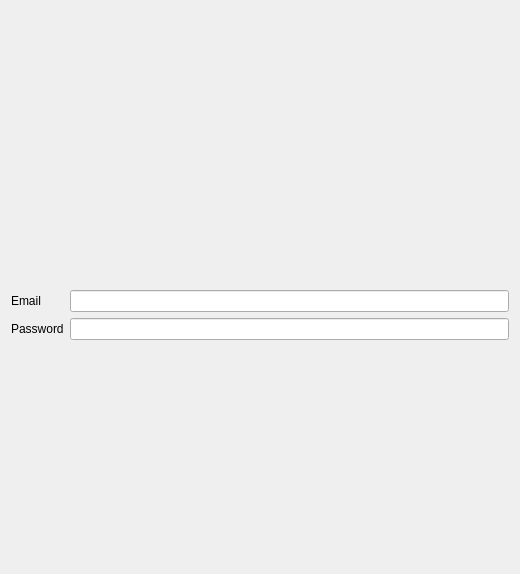
<?xml version="1.0" encoding="UTF-8"?>
<ui version="4.0">
 <class>Form</class>
 <widget class="QWidget" name="Form">
  <property name="geometry">
   <rect>
    <x>0</x>
    <y>0</y>
    <width>520</width>
    <height>574</height>
   </rect>
  </property>
  <property name="windowTitle">
   <string>Form</string>
  </property>
  <layout class="QVBoxLayout" name="verticalLayout">
   <item>
    <widget class="QLabel" name="logoLabel">
     <property name="text">
      <string/>
     </property>
     <property name="pixmap">
      <pixmap>gmusic-logo.png</pixmap>
     </property>
     <property name="scaledContents">
      <bool>true</bool>
     </property>
     <property name="alignment">
      <set>Qt::AlignCenter</set>
     </property>
     <property name="openExternalLinks">
      <bool>false</bool>
     </property>
    </widget>
   </item>
   <item>
    <layout class="QFormLayout" name="formLayout">
     <item row="0" column="0">
      <widget class="QLabel" name="usernameLabel">
       <property name="text">
        <string>Email</string>
       </property>
      </widget>
     </item>
     <item row="0" column="1">
      <widget class="QLineEdit" name="usernameLineEdit"/>
     </item>
     <item row="1" column="0">
      <widget class="QLabel" name="passwordLabel">
       <property name="text">
        <string>Password</string>
       </property>
      </widget>
     </item>
     <item row="1" column="1">
      <widget class="QLineEdit" name="passwordLineEdit">
       <property name="echoMode">
        <enum>QLineEdit::Password</enum>
       </property>
      </widget>
     </item>
    </layout>
   </item>
  </layout>
 </widget>
 <resources/>
 <connections/>
</ui>
